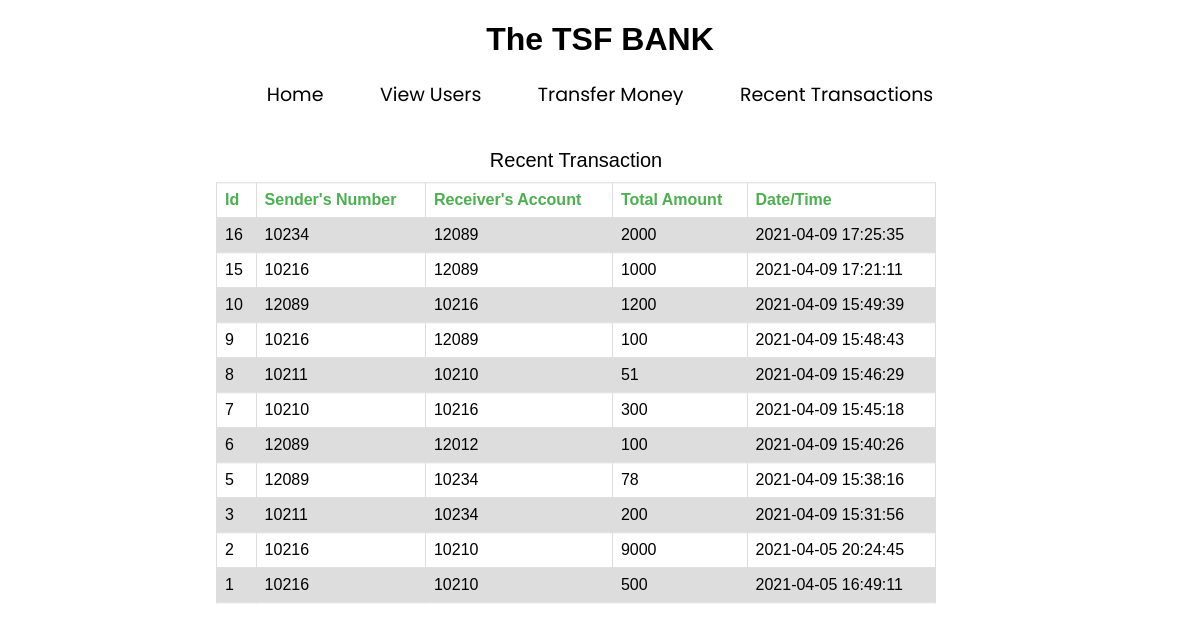
Page /recent_trans.php on the committed database.
### tables this page shows
CREATE TABLE `history` (
  `SNo` int(11) NOT NULL,
  `sender` bigint(50) NOT NULL,
  `receiver` bigint(50) NOT NULL,
  `Amount` bigint(20) NOT NULL,
  `Time` datetime NOT NULL
);

### recent_trans.php (the view, shortened to what this page needs)
<?php
  include 'connection.php';
?>
<!DOCTYPE html>
<html>
<head>
	<link rel="stylesheet" href="style.css">
</head>
<body>
  <?php include 'navbar.php'; ?>
	<table style="width:60%; box-sizing:border-box;">
  <caption>Recent Transaction</caption>
    <tr>
      <th>Id</th>
      <th>Sender's Number</th>
      <th>Receiver's Account</th>
      <th>Total Amount</th>
      <th>Date/Time</th>
    </tr>
      <?php
      $sql="SELECT * FROM `history` ORDER BY SNo DESC";
      $rs=mysqli_query($conn,$sql) or die(mysqli_error());
     while($result=mysqli_fetch_array($rs)): ?>
   <tr>
         <td><?php echo $result['SNo'] ?></td>
         <td><?php echo $result['sender']?></td>
         <td><?php echo $result['receiver'] ?></td>
         <td><?php echo $result['Amount'] ?></td>
         <td><?php echo $result['Time'] ?></td>
     </tr>
     <?php endwhile; ?>
 </table>
</body>
</html>

### navbar.php (shortened to what this page needs)
<!DOCTYPE html>
<html>
<head>
</head>
<body>
	 <h1 style = "text-align: center;" >The TSF BANK</h1>
	<div class="topnav">
		  <a href="index.php">Home</a>
		  <a href="user_view.php">View Users</a>
		  <a href="transfer_money.php">Transfer Money</a>
		  <a href="recent_trans.php">Recent Transactions</a>
		</div>
</body>
</html>

### style.css (style rules this page uses)
html, body { margin: 0; padding: 0; font-family: 'Nunito', sans-serif; }
table { font-family: arial, sans-serif; border-collapse: collapse; width: 100%; transform: translate(30%, 10%); }
td, th { border: 1px solid #dddddd; text-align: left; padding: 8px; }
caption { line-height: 20px; font-size: 20px; margin-bottom: 12px; }
th { color: #4caf50; }
tr:nth-child(even) { background-color: #dddddd; }

### navbar.php (style rules this page uses)
.topnav { overflow: hidden; text-align: center; height: 25px; }
.topnav a { font-family: 'Poppins', sans-serif; margin: 10px 10px; padding: 14px 16px; text-decoration: none; font-size: 19px; color: black; }

### rows in the picture
history: SNo "16", sender "10234", receiver "12089", Amount "2000", Time "2021-04-09 17:25:35"
history: SNo "15", sender "10216", receiver "12089", Amount "1000", Time "2021-04-09 17:21:11"
history: SNo "10", sender "12089", receiver "10216", Amount "1200", Time "2021-04-09 15:49:39"
history: SNo "9", sender "10216", receiver "12089", Amount "100", Time "2021-04-09 15:48:43"
history: SNo "8", sender "10211", receiver "10210", Amount "51", Time "2021-04-09 15:46:29"
history: SNo "7", sender "10210", receiver "10216", Amount "300", Time "2021-04-09 15:45:18"
history: SNo "6", sender "12089", receiver "12012", Amount "100", Time "2021-04-09 15:40:26"
history: SNo "5", sender "12089", receiver "10234", Amount "78", Time "2021-04-09 15:38:16"
history: SNo "3", sender "10211", receiver "10234", Amount "200", Time "2021-04-09 15:31:56"
history: SNo "2", sender "10216", receiver "10210", Amount "9000", Time "2021-04-05 20:24:45"
history: SNo "1", sender "10216", receiver "10210", Amount "500", Time "2021-04-05 16:49:11"
